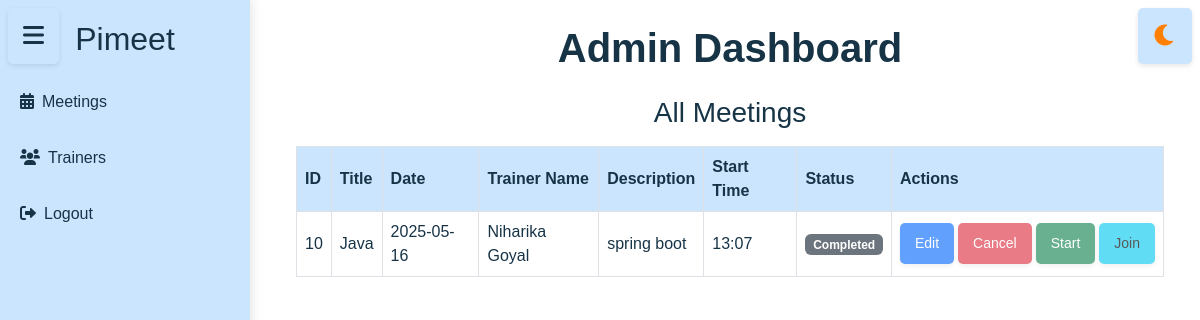
Before: /admin_dashboard with the older database file.
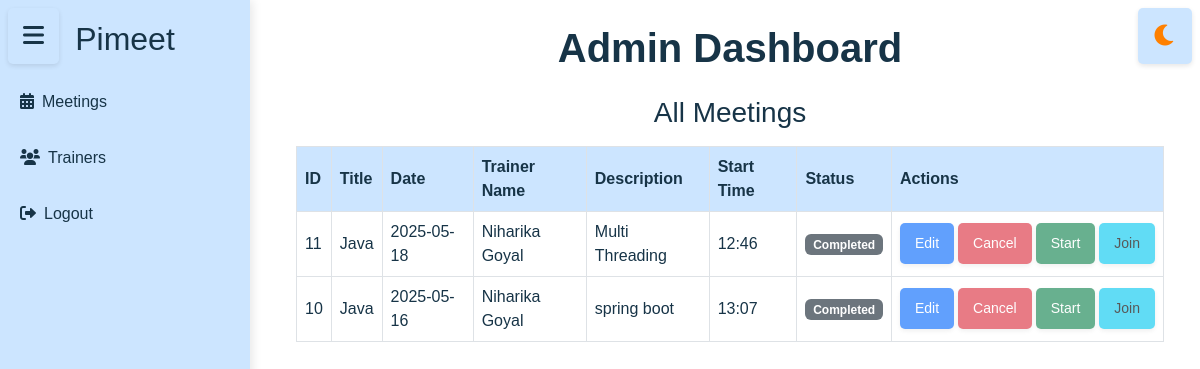
After: the same page with the newer database file.
### tables this page shows
CREATE TABLE meetings (

            id INTEGER PRIMARY KEY AUTOINCREMENT,
            title TEXT NOT NULL,
            date TEXT NOT NULL,
            time TEXT NOT NULL,
            description TEXT NOT NULL,
            trainer_id TEXT,
            meet_id TEXT UNIQUE,
            FOREIGN KEY (trainer_id) REFERENCES trainers(id)
        );

CREATE TABLE trainers (
    id TEXT PRIMARY KEY,
    trainer_id TEXT NOT NULL UNIQUE,
    name TEXT NOT NULL,
    email TEXT NOT NULL UNIQUE,
    mobile TEXT NOT NULL UNIQUE,
    status TEXT CHECK(status IN ('Active', 'Inactive')) NOT NULL,
    bio TEXT,
    profile_image BLOB
);

### app.py (the view)
@app.route('/admin_dashboard')
def admin_dashboard():
    session['user_type'] = 'admin'
    success, result = get_all_trainers_from_db()
    meetings=get_meet()
    if success:
        return render_template('admindashboard.html', trainers=result,meetings=meetings)
    else:
        return render_template('admindashboard.html', error=result)

### assign_trainer.py (called while the page is built)
def get_all_trainers_from_db():
    conn = get_db_connection()
    cursor = conn.cursor()
    try:
        cursor.execute('SELECT * FROM trainers')
        rows = cursor.fetchall()
        trainers = []
        for row in rows:
            trainers.append({
    'trainer_id': row[1],
    'name': row[2],
    'email': row[3],
    'mobile': row[4],
    'status': row[5],
    'bio': row[6],
})
        return True, trainers
    except Exception as e:
        return False, str(e)
    finally:
        conn.close()

### db.py (called while the page is built)
def get_db_connection():
    conn = sqlite3.connect(DATABASE)
    conn.row_factory = sqlite3.Row
    return conn

### templates/admindashboard.html (shortened to what this page needs)
<!DOCTYPE html>
<html lang="en">
<head>
    <link rel="stylesheet" href="https://cdnjs.cloudflare.com/ajax/libs/font-awesome/6.0.0/css/all.min.css">
    <link rel="stylesheet" href="https://cdnjs.cloudflare.com/ajax/libs/bootstrap/5.3.0/css/bootstrap.min.css">
    <link rel="stylesheet" href="{{ url_for('static', filename='css/admin_dashboard.css') }}">
</head>
<body class="light-mode">
    <button class="btn btn-outline-secondary sidebar-toggle position-fixed top-0 start-0 m-2" id="sidebarToggle">
        <i class="fas fa-bars"></i>
    </button>
    <button class="btn btn-outline-secondary theme-toggle position-fixed top-0 end-0 m-2" id="themeToggle">
        <i class="fas fa-moon"></i>
    </button>
<div class="toast-container position-fixed bottom-0 end-0 p-3">
  </div>
    <div class="sidebar " id="sidebar">
        <h2>Pimeet</h2>
        <a href="#" class="d-block my-2" onclick="showSection('meetings')"><i class="fas fa-calendar-alt me-2"></i>Meetings</a>
        <a href="#" class="d-block my-2" onclick="showSection('trainers')"><i class="fas fa-users me-2"></i>Trainers</a>
        <a href="#" class="d-block my-2" onclick="handleLogout()" class="logout-link"><i class="fas fa-sign-out-alt me-2"></i>Logout</a>
    </div>
    <div class="content p-4 flex-grow-1" id="content">
        <div class="container-fluid">
            <h1 class="fw-bold mb-4 text-center">Admin Dashboard</h1>
        <div id="meetings">
            <div class="table-responsive">
                <h3 class="text-center mb-3">All Meetings</h3>
                <table class="table table-hover table-bordered align-middle">
                    <thead>
                        <tr>
                            <th>ID</th>
                            <th>Title</th>
                            <th>Date</th>
                            <th>Trainer Name</th>
                            <th>Description</th>
                            <th>Start Time</th>
                            <th>Status</th>
                            <th>Actions</th>
                        </tr>
                    </thead>
<tbody>
                        {% set all_meetings = meetings.upcoming + meetings.current + meetings.previous %}
                        {% for meeting in all_meetings %}
                          <tr>
                            <td>{{ meeting.id }}</td>
                            <td>{{ meeting.title }}</td>
                            <td>{{ meeting.date }}</td>
                            <td>{{ meeting.trainer_name}}</td>
                            <td>{{ meeting.description }}</td>
                            <td>{{ meeting.time }}</td>
                            <td>
                              {% if meeting.status == 'Scheduled' %}
                                <span class="badge bg-warning">Scheduled</span>
                              {% elif meeting.status == 'Ongoing' %}
                                <span class="badge bg-success">Ongoing</span>
                              {% else %}
                                <span class="badge bg-secondary">Completed</span>
                              {% endif %}
                            </td>
                            <td>
                              <div class="d-flex flex-nowrap gap-1 ">
                                <button class="btn btn-primary btn-sm"
                                  onclick="openEditModal('{{ meeting.id }}', '{{ meeting.title }}', '{{ meeting.date }}', '{{ meeting.time }}', '{{ meeting.description }}')"
                                  {% if meeting in meetings.previous %}disabled{% endif %}>
                                  Edit
                                </button>
                                <button class="btn btn-danger btn-sm"
                                  onclick="confirmCancel('{{ meeting.id }}')"
                                  {% if meeting in meetings.previous %}disabled{% endif %}>
                                  Cancel
                                </button>
                                <button class="btn btn-success btn-sm"
                                    onclick="window.location.href='{{ url_for('meeting_room', meeting_id=meeting.id) }}'"
                                    {% if meeting not in meetings.current %}disabled{% endif %}>
                                    Start
                                </button>
                                <button class="btn btn-info btn-sm"
                                    onclick="window.location.href='{{ url_for('meeting_room', meeting_id=meeting.id) }}'"
                                    {% if meeting not in meetings.current %}disabled{% endif %}>
                                    Join
                                </button>
                              </div>
                            </td>
                          </tr>
                        {% endfor %}
                      </tbody>
                </table>
            </div>
        </div>
    </div>
</body>
</html>

### static/css/admin_dashboard.css (style rules this page uses)
body { background-color: #000000; font-family: 'Poppins', sans-serif; color: #a9a9a9; margin: 0; padding: 0; transition: background-color 0.3s ease; }
.toast-container { position: fixed; top: 20px; right: 20px; z-index: 1055; }
.sidebar { width: 250px; height: 100vh; background: #1a1a1a; padding-top: 20px; position: fixed; top: 0; left: 0; transition: transform 0.3s ease, background-color 0.3s ease; }
.sidebar h2 { color: #ffffff; text-align: center; margin-bottom: 20px; }
.sidebar a { display: block; padding: 12px 20px; color: #a9a9a9; text-decoration: none; transition: background 0.3s, color 0.3s; }
.content { margin-left: 260px; padding: 20px; transition: margin-left 0.3s ease; }
.sidebar-toggle { position: fixed; top: 15px; left: 20px; z-index: 999; background: none; border: none; padding: 8px; border-radius: 4px; font-size: 24px; color: #4a4a4a; cursor: pointer; transition: color 0.3s ease; }
.table th { background-color: #333333; color: #ffffff; vertical-align: middle; }
.table td { background-color: #1a1a1a; color: #a9a9a9; }
.light-mode { background-color: #ffffff; color: #173447; }
.light-mode .sidebar { background-color: #cce5ff; box-shadow: 2px 0 10px rgba(0, 0, 0, 0.1); }
.light-mode .sidebar h2 { color: #173447; }
.light-mode .sidebar a { color: #173447; }
.light-mode .content { color: #173447; }
.light-mode .table th { background-color: #cce5ff; color: #173447; }
.light-mode .table td { background-color: #ffffff; color: #173447; }
.light-mode .sidebar-toggle { color: #173447; }
.light-mode .theme-toggle { color: #ff8000; }
.light-mode button { background-color: #cce5ff; color: #173447; border: none; padding: 10px 15px; border-radius: 5px; cursor: pointer; transition: background-color 0.3s ease, color 0.3s ease, box-shadow 0.3s ease; box-shadow: 0 2px 5px rgba(0, 0, 0, 0.1); }
.theme-toggle { position: fixed; top: 15px; right: 60px; z-index: 1000; font-size: 24px; color: #4a4a4a; cursor: pointer; transition: color 0.3s ease; }
.theme-toggle { margin-top: 8px; margin-right: 20px; }
.theme-toggle, .profile-toggle { background: none; border: none; cursor: pointer; font-size: 1.5rem; color: #444; }

Changed rows visible on the page:
added meetings: id "11", title "Java", date "2025-05-18", trainer_name "Niharika Goyal", description "Multi Threading", time "12:46"
